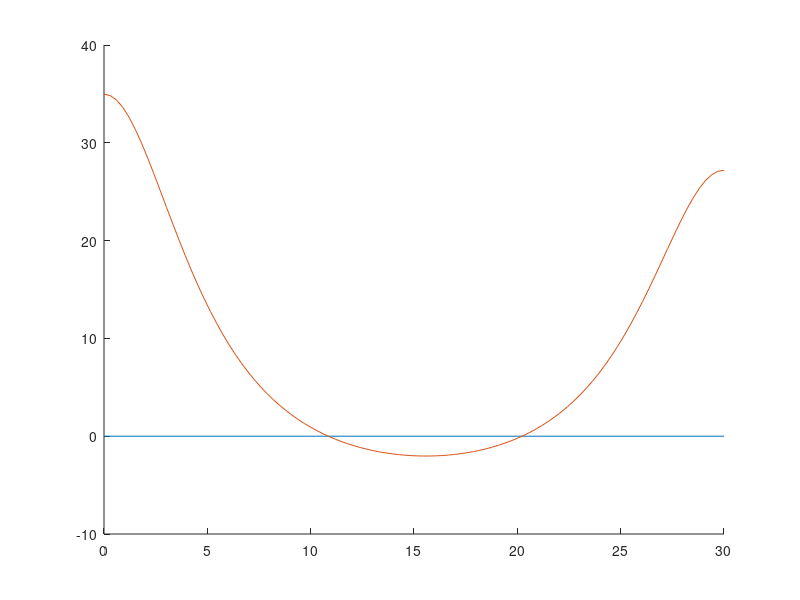

Write the MATLAB code that produced this figure. (Note: this script raises an error after producing the figure.)
format long;
c1 = 1100;
c2 = 900;
d1 = @(x) 25 + x.^2;
d2 = @(x) 25 + (30 - x).^2;
It = @(x) c1./d1(x) + c2./d2(x) ;
f = @(x) It(x)-10;
figure(1)
hold on;
plot([0 30], [0 0])
xx = linspace(0,30,100);
plot(xx,f(xx));
%se obsevan que hay n raices entre [0,30];
%la primer raiz esta entre [5 15]
%la segunda raiz esta entre [15 25]
a1 = 5;
b1 = 15;
a2 = 15;
b2 = 25;
tol = 0.5e-6;
%Verificar que biseccion trabaje bajo el error absoluto y no relativo
[p1,h1,it1] = Biseccion(f,a1,b1,10000,tol);
p1
f(p1)
%resultado con 6 decimales correctos: 10.855080
%tiene 8 ciftas significativas


[p2,h2,it2] = Biseccion(f,a2,b2,10000,tol);
p2
f(p2)
%resultado con 6 decimales correctos: 20.224989
%tiene 8 cifras significativas


%respuestas correctas:
%p1 = 10.855080     8 cifras sig
%p2 = 20.224990     8 cifras sig
